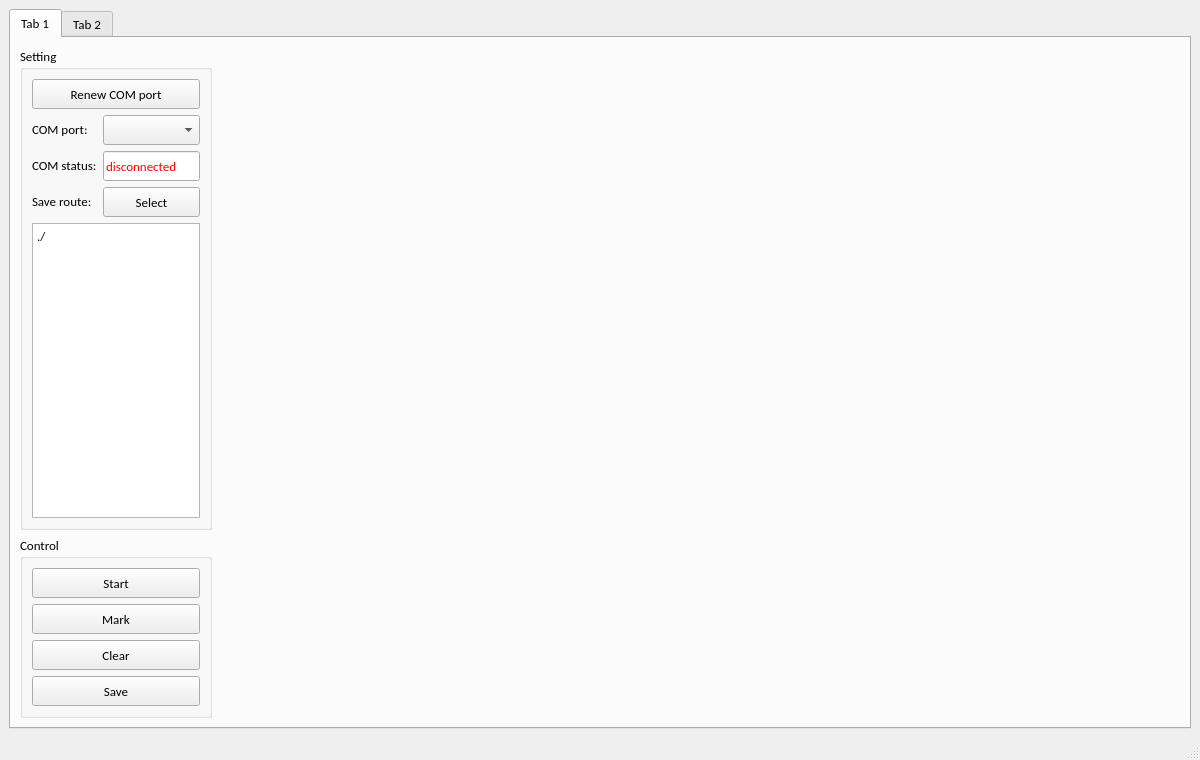
<?xml version="1.0" encoding="UTF-8"?>
<ui version="4.0">
 <class>MainWindow</class>
 <widget class="QMainWindow" name="MainWindow">
  <property name="geometry">
   <rect>
    <x>0</x>
    <y>0</y>
    <width>1200</width>
    <height>760</height>
   </rect>
  </property>
  <property name="windowIcon">
   <iconset>
    <normaloff>wind.png</normaloff>wind.png</iconset>
  </property>
  <widget class="QWidget" name="centralwidget">
   <layout class="QVBoxLayout" name="verticalLayout_4">
    <item>
     <widget class="QTabWidget" name="tabWidget">
      <property name="font">
       <font>
        <family>Calibri</family>
        <pointsize>10</pointsize>
       </font>
      </property>
      <property name="currentIndex">
       <number>0</number>
      </property>
      <widget class="QWidget" name="tab">
       <attribute name="title">
        <string>Tab 1</string>
       </attribute>
       <layout class="QHBoxLayout" name="horizontalLayout" stretch="1,5">
        <item>
         <layout class="QVBoxLayout" name="verticalLayout_3">
          <item>
           <widget class="QGroupBox" name="groupBox">
            <property name="title">
             <string>Setting</string>
            </property>
            <layout class="QVBoxLayout" name="verticalLayout">
             <item>
              <widget class="QPushButton" name="push_renew">
               <property name="minimumSize">
                <size>
                 <width>0</width>
                 <height>30</height>
                </size>
               </property>
               <property name="text">
                <string>Renew COM port</string>
               </property>
              </widget>
             </item>
             <item>
              <layout class="QFormLayout" name="formLayout">
               <item row="0" column="0">
                <widget class="QLabel" name="label">
                 <property name="text">
                  <string>COM port: </string>
                 </property>
                </widget>
               </item>
               <item row="0" column="1">
                <widget class="QComboBox" name="comboBox_port">
                 <property name="minimumSize">
                  <size>
                   <width>0</width>
                   <height>30</height>
                  </size>
                 </property>
                </widget>
               </item>
               <item row="2" column="0">
                <widget class="QLabel" name="label_2">
                 <property name="text">
                  <string>Save route: </string>
                 </property>
                </widget>
               </item>
               <item row="2" column="1">
                <widget class="QPushButton" name="push_saveroute">
                 <property name="minimumSize">
                  <size>
                   <width>0</width>
                   <height>30</height>
                  </size>
                 </property>
                 <property name="text">
                  <string>Select</string>
                 </property>
                </widget>
               </item>
               <item row="1" column="1">
                <widget class="QLineEdit" name="lineEdit_COM">
                 <property name="minimumSize">
                  <size>
                   <width>0</width>
                   <height>30</height>
                  </size>
                 </property>
                 <property name="font">
                  <font>
                   <family>Calibri</family>
                   <pointsize>10</pointsize>
                  </font>
                 </property>
                 <property name="styleSheet">
                  <string notr="true">color: rgb(255, 0, 0);</string>
                 </property>
                 <property name="text">
                  <string>disconnected</string>
                 </property>
                 <property name="readOnly">
                  <bool>true</bool>
                 </property>
                </widget>
               </item>
               <item row="1" column="0">
                <widget class="QLabel" name="label_6">
                 <property name="text">
                  <string>COM status:</string>
                 </property>
                </widget>
               </item>
              </layout>
             </item>
             <item>
              <widget class="QTextEdit" name="textEdit_saveroute">
               <property name="html">
                <string>&lt;!DOCTYPE HTML PUBLIC &quot;-//W3C//DTD HTML 4.0//EN&quot; &quot;http://www.w3.org/TR/REC-html40/strict.dtd&quot;&gt;
&lt;html&gt;&lt;head&gt;&lt;meta name=&quot;qrichtext&quot; content=&quot;1&quot; /&gt;&lt;style type=&quot;text/css&quot;&gt;
p, li { white-space: pre-wrap; }
&lt;/style&gt;&lt;/head&gt;&lt;body style=&quot; font-family:'Calibri'; font-size:10pt; font-weight:400; font-style:normal;&quot;&gt;
&lt;p style=&quot; margin-top:0px; margin-bottom:0px; margin-left:0px; margin-right:0px; -qt-block-indent:0; text-indent:0px;&quot;&gt;./&lt;/p&gt;&lt;/body&gt;&lt;/html&gt;</string>
               </property>
              </widget>
             </item>
            </layout>
           </widget>
          </item>
          <item>
           <widget class="QGroupBox" name="groupBox_2">
            <property name="title">
             <string>Control</string>
            </property>
            <layout class="QVBoxLayout" name="verticalLayout_2">
             <item>
              <widget class="QPushButton" name="push_start">
               <property name="minimumSize">
                <size>
                 <width>0</width>
                 <height>30</height>
                </size>
               </property>
               <property name="text">
                <string>Start</string>
               </property>
               <property name="checkable">
                <bool>true</bool>
               </property>
              </widget>
             </item>
             <item>
              <widget class="QPushButton" name="push_mark">
               <property name="minimumSize">
                <size>
                 <width>0</width>
                 <height>30</height>
                </size>
               </property>
               <property name="text">
                <string>Mark</string>
               </property>
              </widget>
             </item>
             <item>
              <widget class="QPushButton" name="push_clear">
               <property name="minimumSize">
                <size>
                 <width>0</width>
                 <height>30</height>
                </size>
               </property>
               <property name="text">
                <string>Clear</string>
               </property>
              </widget>
             </item>
             <item>
              <widget class="QPushButton" name="push_save">
               <property name="minimumSize">
                <size>
                 <width>0</width>
                 <height>30</height>
                </size>
               </property>
               <property name="text">
                <string>Save</string>
               </property>
              </widget>
             </item>
            </layout>
           </widget>
          </item>
         </layout>
        </item>
        <item>
         <widget class="MatplotlibWidget_anim" name="plot_anim" native="true"/>
        </item>
       </layout>
      </widget>
      <widget class="QWidget" name="tab_2">
       <attribute name="title">
        <string>Tab 2</string>
       </attribute>
       <layout class="QVBoxLayout" name="verticalLayout_8" stretch="3,2">
        <item>
         <layout class="QHBoxLayout" name="horizontalLayout_6" stretch="1,5">
          <item>
           <layout class="QVBoxLayout" name="verticalLayout_7">
            <item>
             <widget class="QGroupBox" name="groupBox_3">
              <property name="title">
               <string>History data</string>
              </property>
              <layout class="QVBoxLayout" name="verticalLayout_5">
               <item>
                <widget class="QPushButton" name="push_loadfile">
                 <property name="text">
                  <string>Load file</string>
                 </property>
                </widget>
               </item>
               <item>
                <widget class="QTextEdit" name="textEdit_loadfile">
                 <property name="html">
                  <string>&lt;!DOCTYPE HTML PUBLIC &quot;-//W3C//DTD HTML 4.0//EN&quot; &quot;http://www.w3.org/TR/REC-html40/strict.dtd&quot;&gt;
&lt;html&gt;&lt;head&gt;&lt;meta name=&quot;qrichtext&quot; content=&quot;1&quot; /&gt;&lt;style type=&quot;text/css&quot;&gt;
p, li { white-space: pre-wrap; }
&lt;/style&gt;&lt;/head&gt;&lt;body style=&quot; font-family:'Calibri'; font-size:10pt; font-weight:400; font-style:normal;&quot;&gt;
&lt;p style=&quot; margin-top:0px; margin-bottom:0px; margin-left:0px; margin-right:0px; -qt-block-indent:0; text-indent:0px;&quot;&gt;./&lt;/p&gt;&lt;/body&gt;&lt;/html&gt;</string>
                 </property>
                </widget>
               </item>
              </layout>
             </widget>
            </item>
            <item>
             <widget class="QGroupBox" name="groupBox_4">
              <property name="title">
               <string>Time chart control</string>
              </property>
              <layout class="QVBoxLayout" name="verticalLayout_6">
               <item>
                <layout class="QFormLayout" name="formLayout_2">
                 <item row="1" column="0">
                  <widget class="QPushButton" name="push_plot_trend">
                   <property name="text">
                    <string>Plot</string>
                   </property>
                  </widget>
                 </item>
                 <item row="2" column="0">
                  <widget class="QLabel" name="label_3">
                   <property name="text">
                    <string>Start time</string>
                   </property>
                  </widget>
                 </item>
                 <item row="2" column="1">
                  <widget class="QDateTimeEdit" name="dateTimeEdit_start">
                   <property name="displayFormat">
                    <string>yyyy/M/d hh:mm:ss</string>
                   </property>
                  </widget>
                 </item>
                 <item row="3" column="0">
                  <widget class="QLabel" name="label_4">
                   <property name="text">
                    <string>End time</string>
                   </property>
                  </widget>
                 </item>
                 <item row="3" column="1">
                  <widget class="QDateTimeEdit" name="dateTimeEdit_end">
                   <property name="displayFormat">
                    <string>yyyy/M/d hh:mm:ss</string>
                   </property>
                  </widget>
                 </item>
                </layout>
               </item>
               <item>
                <widget class="QCheckBox" name="checkBox_mark">
                 <property name="text">
                  <string>Show mark</string>
                 </property>
                </widget>
               </item>
              </layout>
             </widget>
            </item>
           </layout>
          </item>
          <item>
           <widget class="MatplotlibWidget_trend" name="plot_trend" native="true"/>
          </item>
         </layout>
        </item>
        <item>
         <widget class="QGroupBox" name="groupBox_5">
          <property name="title">
           <string>Compass plot</string>
          </property>
          <layout class="QHBoxLayout" name="horizontalLayout_7" stretch="5,4">
           <item>
            <layout class="QFormLayout" name="formLayout_3">
             <item row="0" column="0">
              <widget class="QRadioButton" name="radioButton_moment">
               <property name="text">
                <string>moment</string>
               </property>
               <property name="checked">
                <bool>true</bool>
               </property>
              </widget>
             </item>
             <item row="1" column="1">
              <widget class="QSlider" name="horizontalSlider_moment">
               <property name="orientation">
                <enum>Qt::Horizontal</enum>
               </property>
              </widget>
             </item>
             <item row="3" column="0">
              <widget class="QRadioButton" name="radioButton_period">
               <property name="text">
                <string>period</string>
               </property>
              </widget>
             </item>
             <item row="3" column="1">
              <layout class="QHBoxLayout" name="horizontalLayout_2">
               <item>
                <widget class="QDateTimeEdit" name="dateTimeEdit_period_start">
                 <property name="displayFormat">
                  <string>yyyy/M/d hh:mm:ss</string>
                 </property>
                </widget>
               </item>
               <item>
                <spacer name="horizontalSpacer">
                 <property name="orientation">
                  <enum>Qt::Horizontal</enum>
                 </property>
                 <property name="sizeHint" stdset="0">
                  <size>
                   <width>40</width>
                   <height>20</height>
                  </size>
                 </property>
                </spacer>
               </item>
               <item>
                <widget class="QDateTimeEdit" name="dateTimeEdit_period_end">
                 <property name="displayFormat">
                  <string>yyyy/M/d hh:mm:ss</string>
                 </property>
                </widget>
               </item>
              </layout>
             </item>
             <item row="4" column="1">
              <widget class="QRangeSlider" name="horizontalSlider_period">
               <property name="orientation">
                <enum>Qt::Horizontal</enum>
               </property>
              </widget>
             </item>
             <item row="0" column="1">
              <layout class="QHBoxLayout" name="horizontalLayout_3">
               <item>
                <widget class="QDateTimeEdit" name="dateTimeEdit_moment">
                 <property name="displayFormat">
                  <string>yyyy/M/d hh:mm:ss</string>
                 </property>
                </widget>
               </item>
               <item>
                <spacer name="horizontalSpacer_2">
                 <property name="orientation">
                  <enum>Qt::Horizontal</enum>
                 </property>
                 <property name="sizeHint" stdset="0">
                  <size>
                   <width>40</width>
                   <height>20</height>
                  </size>
                 </property>
                </spacer>
               </item>
              </layout>
             </item>
             <item row="5" column="1">
              <layout class="QHBoxLayout" name="horizontalLayout_4">
               <item>
                <widget class="QPushButton" name="push_plot_compass">
                 <property name="text">
                  <string>Plot</string>
                 </property>
                </widget>
               </item>
               <item>
                <spacer name="horizontalSpacer_3">
                 <property name="orientation">
                  <enum>Qt::Horizontal</enum>
                 </property>
                 <property name="sizeHint" stdset="0">
                  <size>
                   <width>40</width>
                   <height>20</height>
                  </size>
                 </property>
                </spacer>
               </item>
              </layout>
             </item>
             <item row="6" column="1">
              <spacer name="verticalSpacer">
               <property name="orientation">
                <enum>Qt::Vertical</enum>
               </property>
               <property name="sizeHint" stdset="0">
                <size>
                 <width>20</width>
                 <height>40</height>
                </size>
               </property>
              </spacer>
             </item>
             <item row="2" column="1">
              <spacer name="verticalSpacer_2">
               <property name="orientation">
                <enum>Qt::Vertical</enum>
               </property>
               <property name="sizeHint" stdset="0">
                <size>
                 <width>20</width>
                 <height>40</height>
                </size>
               </property>
              </spacer>
             </item>
            </layout>
           </item>
           <item>
            <layout class="QVBoxLayout" name="verticalLayout_9">
             <item>
              <widget class="MatplotlibWidget_compass" name="plot_compass" native="true">
               <property name="sizePolicy">
                <sizepolicy hsizetype="Preferred" vsizetype="Expanding">
                 <horstretch>0</horstretch>
                 <verstretch>0</verstretch>
                </sizepolicy>
               </property>
              </widget>
             </item>
             <item>
              <layout class="QHBoxLayout" name="horizontalLayout_5">
               <item>
                <spacer name="horizontalSpacer_5">
                 <property name="orientation">
                  <enum>Qt::Horizontal</enum>
                 </property>
                 <property name="sizeHint" stdset="0">
                  <size>
                   <width>40</width>
                   <height>20</height>
                  </size>
                 </property>
                </spacer>
               </item>
               <item>
                <widget class="QLabel" name="label_5">
                 <property name="text">
                  <string>Raduis:</string>
                 </property>
                </widget>
               </item>
               <item>
                <widget class="QDoubleSpinBox" name="doubleSpinBox_radius">
                 <property name="decimals">
                  <number>1</number>
                 </property>
                 <property name="minimum">
                  <double>0.100000000000000</double>
                 </property>
                 <property name="singleStep">
                  <double>0.100000000000000</double>
                 </property>
                 <property name="value">
                  <double>0.500000000000000</double>
                 </property>
                </widget>
               </item>
               <item>
                <spacer name="horizontalSpacer_4">
                 <property name="orientation">
                  <enum>Qt::Horizontal</enum>
                 </property>
                 <property name="sizeHint" stdset="0">
                  <size>
                   <width>40</width>
                   <height>20</height>
                  </size>
                 </property>
                </spacer>
               </item>
              </layout>
             </item>
            </layout>
           </item>
          </layout>
         </widget>
        </item>
       </layout>
      </widget>
     </widget>
    </item>
   </layout>
  </widget>
  <widget class="QMenuBar" name="menubar">
   <property name="geometry">
    <rect>
     <x>0</x>
     <y>0</y>
     <width>1200</width>
     <height>21</height>
    </rect>
   </property>
  </widget>
  <widget class="QStatusBar" name="statusbar"/>
 </widget>
 <customwidgets>
  <customwidget>
   <class>MatplotlibWidget_anim</class>
   <extends>QWidget</extends>
   <header>MatplotlibWidget_anim.h</header>
   <container>1</container>
  </customwidget>
  <customwidget>
   <class>MatplotlibWidget_compass</class>
   <extends>QWidget</extends>
   <header>MatplotlibWidget_compass.h</header>
   <container>1</container>
  </customwidget>
  <customwidget>
   <class>MatplotlibWidget_trend</class>
   <extends>QWidget</extends>
   <header>MatplotlibWidget_trend.h</header>
   <container>1</container>
  </customwidget>
  <customwidget>
   <class>QRangeSlider</class>
   <extends>QSlider</extends>
   <header>superqt.h</header>
  </customwidget>
 </customwidgets>
 <resources/>
 <connections/>
</ui>
